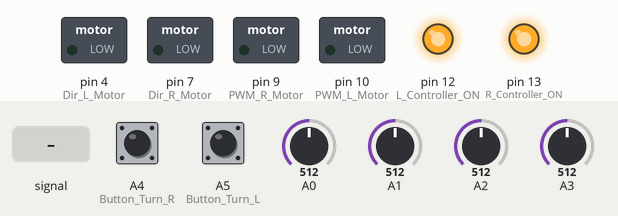
Recording of a sketch running on a simulated Arduino Uno, built with avr-gcc and run on an emulated ATmega328P. On the bench: switched loads named in the sketch (green lamp = pin HIGH), output pins drawn as LEDs (lit = HIGH). Dashed ring = blinking. Inputs (shaded band) come from the test bench; at power-on: A1 = 512, A4 (Button_Turn_R) HIGH, A5 (Button_Turn_L) HIGH, A0 = 512, A2 = 512, A3 = 512.

Above: at 1.4 s.
1.5 s: A1 fed a 200 Hz sine of ±81 counts around its level
At 2.05 s:
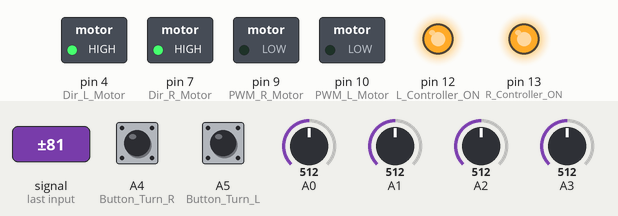
4.5 s: A1 set to 716
At 7.2 s:
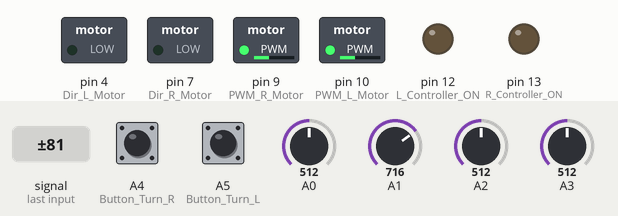
7.5 s: A4 (Button_Turn_R) pulled LOW for 0.15 s
At 9.3 s:
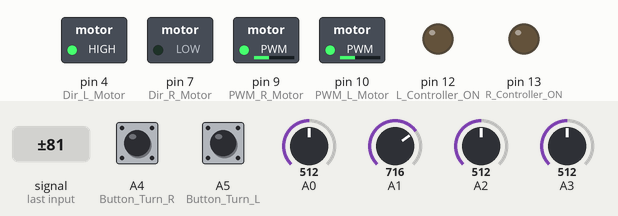
10.5 s: A1 set to 563
At 11.3 s:
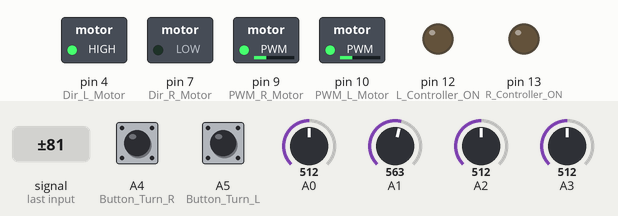
12.0 s: A1 set to 531
At 12.5 s:
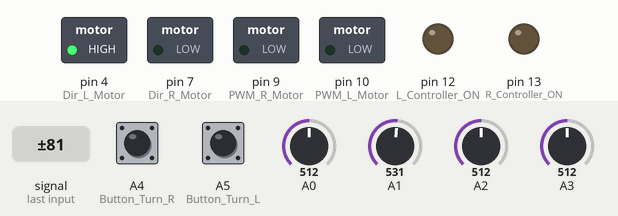
13.5 s: A5 (Button_Turn_L) pulled LOW for 0.15 s
At 14.7 s:
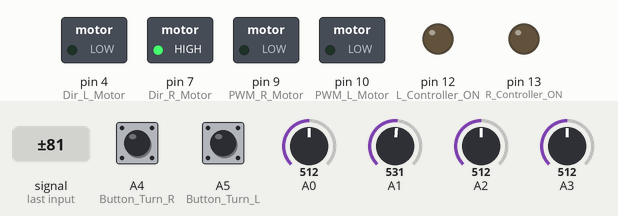
Timing chart, 0 to 16.3 s (numbered marks = the images above; inputs shaded):
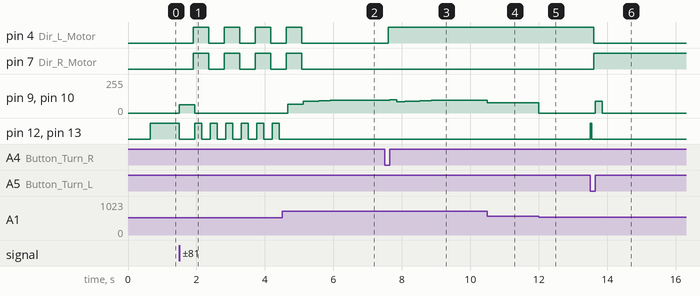

Measured:
- the behaviour switches between 550 and 549 on A1 (found by bisection; images 4 and 5)
- after the input at 1.5 s, pin 4 (Dir_L_Motor), pin 7 (Dir_R_Motor): alternates HIGH for 0.45 s and LOW for 0.45 s, starting after 0.40 s; pin 9 (PWM_R_Motor), pin 10 (PWM_L_Motor): 0/255 → 63/255 at once, → 0/255 0.45 s later; pin 12 (L_Controller_ON), pin 13 (R_Controller_ON): HIGH → LOW at once, then repeats every 0.45 s: HIGH 0.20 s, LOW 0.25 s
- after the input at 4.5 s, pin 4 (Dir_L_Motor), pin 7 (Dir_R_Motor): goes on until 5.1 s, then stays LOW; pin 12 (L_Controller_ON), pin 13 (R_Controller_ON): stops changing and stays LOW
- after the input at 7.5 s, pin 4 (Dir_L_Motor): LOW → HIGH after 0.10 s; pin 9 (PWM_R_Motor), pin 10 (PWM_L_Motor): 95/255 → 98/255 after 0.15 s, → 85/255 0.20 s later, → 86/255 0.11 s later, → 87/255 0.11 s later, … (12 changes in this stretch)
- after the input at 10.5 s, pin 9 (PWM_R_Motor), pin 10 (PWM_L_Motor): 95/255 → 77/255 at once
- after the input at 12.0 s, pin 9 (PWM_R_Motor), pin 10 (PWM_L_Motor): 77/255 → 0/255 at once
- after the input at 13.5 s, pin 4 (Dir_L_Motor): HIGH → LOW after 0.10 s; pin 7 (Dir_R_Motor): LOW → HIGH after 0.10 s; pin 9 (PWM_R_Motor), pin 10 (PWM_L_Motor): 0/255 → 89/255 after 0.15 s, → 0/255 0.20 s later; pin 12 (L_Controller_ON), pin 13 (R_Controller_ON): LOW → HIGH at once, → LOW 0.05 s later

The sketch:

E_WALKER_LINA.ino
```cpp
/*  E_WALKER_LINA_31_JAN_2017
 *
 *  Joystick_Speed_BLDC_CONTROLLER.ino
 *
 *  ARDUINO UNO - Joystick_Speed_Sensored_BLDC_Controller
 *  With Chinese BLDC sensored controller, Arduino Uno and Joystick.
 *  ( with de Joystick I produce PWM signals - R and L - that goes to a low pass filter to make a  Voltage
 *  from 0.2V to 5V, and connect this to the throttle input of the controller.)
 *  To drive Backward I use Outputs - L and -R that activate two relais' to switch two fases from each motor when the
 *  joystick goes to x-.
 *  Pushbutton from Joy_stick canceld !
 *
 *  williamdob@hotmail.com
*/

int16_t Joy_y = analogRead(A0);   // range is 0 to 1023 (+y = L   /  -y = R)
int16_t Joy_x = analogRead(A1);   // range is 0 to 1023 (+x = FW /   -x = BW )
int16_t Safety_L = analogRead(A2);// feed back from the speed voltage to Controller_L < Speed_Limiet
int16_t Safety_R = analogRead(A3);// feed back from the speed voltage to Controller_R < Speed_Limiet

const int Button_Turn_L = A5;
const int Button_Turn_R = A4;
const int Dir_L_Motor = 4;// relais via transistor BD 137
const int Dir_R_Motor = 7;// relais via transistor BD 137
const int L_Controller_ON = 12;// to white wire ( break) L controller, LOW = OFF
const int R_Controller_ON = 13;//  to white wire ( break) R controller, LOW = OFF
const int PWM_L_Motor = 10;// *DAC - 420Hz PWM_Output for the L_Motor on Pin 3
                           // with low pass filter 4K7/3,3µF - 0...5V
const int PWM_R_Motor = 9; // *DAC - 420Hz PWM_Output for the R Motor on Pin 9
                           // with low pass filter 4K7/3,3µF - 0...5V
//*DAC - Digital Analog Converter : the PWM (0 to 1023)is converted to a voltage between 0V and 5V.

int StateControllers;// (if == 0, Controllers Disabeld)
int Forward_Bit, Backward_Bit, Turn_L_Bit, Turn_R_Bit;
int ButtonState_Turn_L, ButtonState_Turn_R ;
int Speed_Fault = 0;
int Reset_Index = 0;
int16_t Speed_FW_Mapped, Speed_BW_Mapped;
int Extra_Speed_L, Extra_Speed_R;

const int Max_Joy_Speed_FW = 122;//(122 + Speed_Up = 132)
const int Max_Joy_Speed_BW = 119;//(119 + Speed_Up = 129)
const int Max_L = 101;
const int Max_R = 101;
const int Max_Turn_Speed = 88;//(88 + Speed_Up = 98)
const int Speed_Limiet = 410;// 410

// Slow_Start parameters
const int16_t Max_Count = 55;//55
int Speed_Up;
const int Max_Speed_Up = 10;//10

// Interrupt handler - if interrupts(); is on - every time Timer1 ( 65535 ticks ) has an overflow Count++ adds up with 1
volatile int16_t Count;
ISR(TIMER1_OVF_vect){
     Count++;
}

/************************************************* FUNCTIONS *******************************************************/
void Direction_FW(){

                     if(( Forward_Bit == 0)||(Backward_Bit == 1)){
                     delay(200);
                     digitalWrite (L_Controller_ON,LOW);// Disable L Controller
                     digitalWrite (R_Controller_ON,LOW);// Disable R Controller
                     delay(200);
                     digitalWrite (Dir_L_Motor, LOW);// Relais BW L OFF
                     digitalWrite (Dir_R_Motor, LOW);// Relais BW R OFF
                     delay(50);
                     digitalWrite(L_Controller_ON, HIGH);// Enable L Controller
                     digitalWrite(R_Controller_ON, HIGH);// Enable R Controller
                     Forward_Bit = 1;
                     Backward_Bit = 0;
                     }
}

void Direction_BW(){

                     if (( Backward_Bit == 0 )||( Forward_Bit == 1)){
                     delay(200);
                     digitalWrite (L_Controller_ON, LOW);// Disable L Controller
                     digitalWrite (R_Controller_ON, LOW);// Disable R Controller
                     delay(200);
                     digitalWrite (Dir_L_Motor, HIGH );// Relais BW L ON
                     digitalWrite (Dir_R_Motor, HIGH); // Relais BW R ON
                     delay(50);
                     digitalWrite(L_Controller_ON, HIGH);// Enable L Controller
                     digitalWrite (Dir_L_Motor, HIGH);// Relais BW L ON
                     digitalWrite (Dir_R_Motor, HIGH);// Relais BW R ON
                     Backward_Bit = 1;
                     Forward_Bit = 0;
                     }
}

void Direction_Turn_L(){

                     if ((Turn_L_Bit == 0)||(Turn_R_Bit == 1)){
                     delay(50);
                     digitalWrite (L_Controller_ON, LOW);// Disable L Controller
                     digitalWrite (R_Controller_ON, LOW);// Disable R Controller
                     delay(50);
                     digitalWrite (Dir_L_Motor, LOW );// Relais BW L  OFF
                     digitalWrite (Dir_R_Motor, HIGH);// Relais BW R ON
                     delay(50);
                     digitalWrite(L_Controller_ON, HIGH);// Enable L Controller
                     digitalWrite(R_Controller_ON, HIGH);// Enable R Controller
                     Turn_L_Bit = 1;
                     Turn_R_Bit = 0;
                     }
}

void Direction_Turn_R(){

                     if ((Turn_R_Bit == 0)||(Turn_L_Bit == 1)){
                     delay(50);
                     digitalWrite (L_Controller_ON, LOW);// Disable L Controller
                     digitalWrite (R_Controller_ON, LOW);// Disable R Controller
                     delay(50);
                     digitalWrite (Dir_L_Motor, HIGH );//  Relais BW L  ON
                     digitalWrite (Dir_R_Motor, LOW);  //  Relais BW R OFF
                     delay(50);
                     digitalWrite(L_Controller_ON, HIGH);// Enable L Controller
                     digitalWrite(R_Controller_ON, HIGH);// Enable R Controller
                     Turn_R_Bit = 1;
                     Turn_L_Bit = 0;
                     }
}

void Define_Extra_Speed(){ // Y+ = turn R (= extra speed L wheel) , Y- = turn L (= extra speed R wheel)

                  Joy_y = analogRead (A0);

                  if((Joy_y < 550)&&(Joy_y >= 450)){
                    Extra_Speed_L = 0;
                    Extra_Speed_R = 0;
                    }
                  else if((Joy_y >= 550)&&(Joy_y < 650)){
                    Extra_Speed_L = 1;
                    Extra_Speed_R = 0;
                    }
                  else if((Joy_y >= 650)&&(Joy_y < 750)){
                    Extra_Speed_L = 2;
                    Extra_Speed_R = 0;
                    }
                  else if((Joy_y >= 750)&&(Joy_y < 850)){
                    Extra_Speed_L = 3;
                    Extra_Speed_R = 0;
                    }
                  else if((Joy_y >= 850)&&(Joy_y < 1050)){
                    Extra_Speed_L = 5;
                    Extra_Speed_R = 0;
                    }

                  else if((Joy_y < 450)&&(Joy_y >= 350)){
                    Extra_Speed_L = 0;
                    Extra_Speed_R = 1;
                    }
                 else if((Joy_y < 350)&&(Joy_y >= 250)){
                    Extra_Speed_L = 0;
                    Extra_Speed_R = 2;
                    }
                 else if((Joy_y < 250)&&(Joy_y >= 150)){
                    Extra_Speed_L = 0;
                    Extra_Speed_R = 3;
                    }
                 else if((Joy_y < 150)&&(Joy_y >= 0)){
                    Extra_Speed_L = 0;
                    Extra_Speed_R = 5;
                    }
}

void Enable_Controllers(){

                    if ( StateControllers == 0){
                    interrupts(); // start InteruptHandler == start Count++; --> Increment_Speed();
                    digitalWrite (L_Controller_ON, HIGH);// Enable L Controller
                    digitalWrite (R_Controller_ON, HIGH);// Enable R Controller
                    StateControllers = 1;
                    }
}

void Disable_Controllers(){

                    if ( StateControllers == 1){
                    noInterrupts();
                    Reset_Index = 0;
                    digitalWrite (L_Controller_ON, LOW);// Disable L Controller
                    digitalWrite (R_Controller_ON, LOW);// Disable R Controller
                    StateControllers = 0;
                    }
}

void Speed_Limiet_Control(){

                    Safety_L = analogRead(A2);
                    Safety_R = analogRead (A3);

                    if (( Safety_L > Speed_Limiet)||(Safety_R > Speed_Limiet)){
                    Speed_Fault = 1;
                    }

                    if (Speed_Fault == 1){
                    digitalWrite (L_Controller_ON, LOW); // Disable L Controller
                    digitalWrite (R_Controller_ON, LOW); // Disable R Controller
                    }
}

void Read_Analog_Values(){

                    Joy_y = analogRead (A0);// Joy_Stick L/R
                    Joy_x = analogRead (A1);// Joy_Stick FW/BW
                    Safety_L = analogRead (A2);// Feed_Back Voltage from the L Controller to control the presetted limiet speed
                    Safety_R = analogRead (A3);// Feed_Back Voltage from the R Controller to control the presetted limiet speed
                    ButtonState_Turn_L = digitalRead(Button_Turn_L); // Push Button on the left of the control panel
                    ButtonState_Turn_R = digitalRead(Button_Turn_R); // Push Button on the left of the control panel
}

void Reset_Values(){

                    if (Reset_Index == 0){
                    Count = 0;
                    Speed_Up = 0;
                    Reset_Index = 1;
                    }
}

void Increment_Speed(){

                    if (Count >= Max_Count){
                    Count = 0;
                    Speed_Up++;
                    }
                    if (Speed_Up > Max_Speed_Up){
                    Speed_Up = Max_Speed_Up;
                    }
}

/****************************************************************************************************************************/

void setup() {

    TIMSK1 |= (1 << TOIE1); // enable Interrupts for Timer1 overflow detection ( 65535 Ticks)

    pinMode(Button_Turn_R, INPUT_PULLUP); // Active Low
    pinMode(Button_Turn_L, INPUT_PULLUP); // Active Low
    pinMode(L_Controller_ON, OUTPUT); //  Active High
    pinMode(R_Controller_ON, OUTPUT); //  Active High
    pinMode(Dir_L_Motor, OUTPUT); //    (7) HIGH = BW, LOW = FW, relais BW L
    pinMode(Dir_R_Motor, OUTPUT); //    (4) HIGH = BW, LOW = FW, relais BW R
    pinMode(PWM_L_Motor, OUTPUT); //    (9) PWM_Output for the L Motor
    pinMode(PWM_R_Motor, OUTPUT);//     (10)PWM_Output for the R Motor

    //Serial.begin(9600);
    }

void loop() {

    delay(200);// wait to init relais' L and R
    Read_Analog_Values();
    Disable_Controllers();
    Direction_FW();

   while((ButtonState_Turn_L == HIGH)&&(ButtonState_Turn_R== HIGH )){ // Push Buttons OFF

              Read_Analog_Values();

              // BOTH CONTROLLERS DISABLED  AND MOTORS 0 IF JOYSTICK IS IN THE MIDDLE POSITION
              // *****************************************************************************

                            if ((Joy_x >= 450)&&(Joy_x < 550)){

                            Read_Analog_Values();
                            Disable_Controllers();
                            Reset_Values ();
                            Speed_Fault = 0;// Reset the Speed_Fault in Speed_Limiet_Control();
                            analogWrite (PWM_L_Motor, 0);
                            analogWrite (PWM_R_Motor, 0);
                            }

              // BOTH MOTORS  FW, x+
              // *******************

                            else if ((Joy_x >= 550)){
                            //Serial.println(Speed_FW_Mapped + Speed_Up);

                            Read_Analog_Values();
                            Reset_Values ();
                            Enable_Controllers();
                            Direction_FW();
                            Increment_Speed();
                            Define_Extra_Speed();
                            Speed_FW_Mapped = map(Joy_x,0,1023, 0, Max_Joy_Speed_FW);
                            analogWrite ( PWM_L_Motor,((Speed_FW_Mapped + Speed_Up) + (Extra_Speed_L)-(Extra_Speed_R)));
                            analogWrite ( PWM_R_Motor,((Speed_FW_Mapped + Speed_Up) + (Extra_Speed_R)-(Extra_Speed_L)));
                            Speed_Limiet_Control();
                            }


                // BOTH MOTORS BW, x-
               // *****************

                             else if ((Joy_x < 450)){
                             //Serial.println(Joy_x);

                             Read_Analog_Values();
                             Reset_Values();
                             Enable_Controllers();
                             Direction_BW();
                             Increment_Speed();
                             Define_Extra_Speed();
                             Speed_BW_Mapped = map(Joy_x,0,1023,Max_Joy_Speed_BW,0 );
                             analogWrite ( PWM_L_Motor,((Speed_BW_Mapped + Speed_Up) + (Extra_Speed_L)-(Extra_Speed_R)));
                             analogWrite ( PWM_R_Motor,((Speed_BW_Mapped + Speed_Up) + (Extra_Speed_R)-(Extra_Speed_L)));
                             Speed_Limiet_Control();
                             }
 }

   // TURN L WITH PUSHBUTTON (active LOW)
   // ***********************************

    while (ButtonState_Turn_L == LOW){
                            //Serial.println(Max_Turn_Speed);

                            Read_Analog_Values();
                            Direction_FW();
                            Enable_Controllers();
                            Direction_Turn_L();
                            Increment_Speed();
                            analogWrite(PWM_L_Motor,(Max_Turn_Speed + Speed_Up));
                            analogWrite(PWM_R_Motor,(Max_Turn_Speed + Speed_Up));
                            Speed_Limiet_Control();
    }

   // TURN R WITH PUSHBUTTON (active LOW)
   // ***********************************

   while (ButtonState_Turn_R == LOW){

                            Read_Analog_Values();
                            Direction_FW();
                            Enable_Controllers();
                            Direction_Turn_R();
                            Increment_Speed();
                            analogWrite(PWM_L_Motor,(Max_Turn_Speed + Speed_Up));
                            analogWrite(PWM_R_Motor,(Max_Turn_Speed + Speed_Up));
                            Speed_Limiet_Control();
   }
     delay(2);
 }
```
